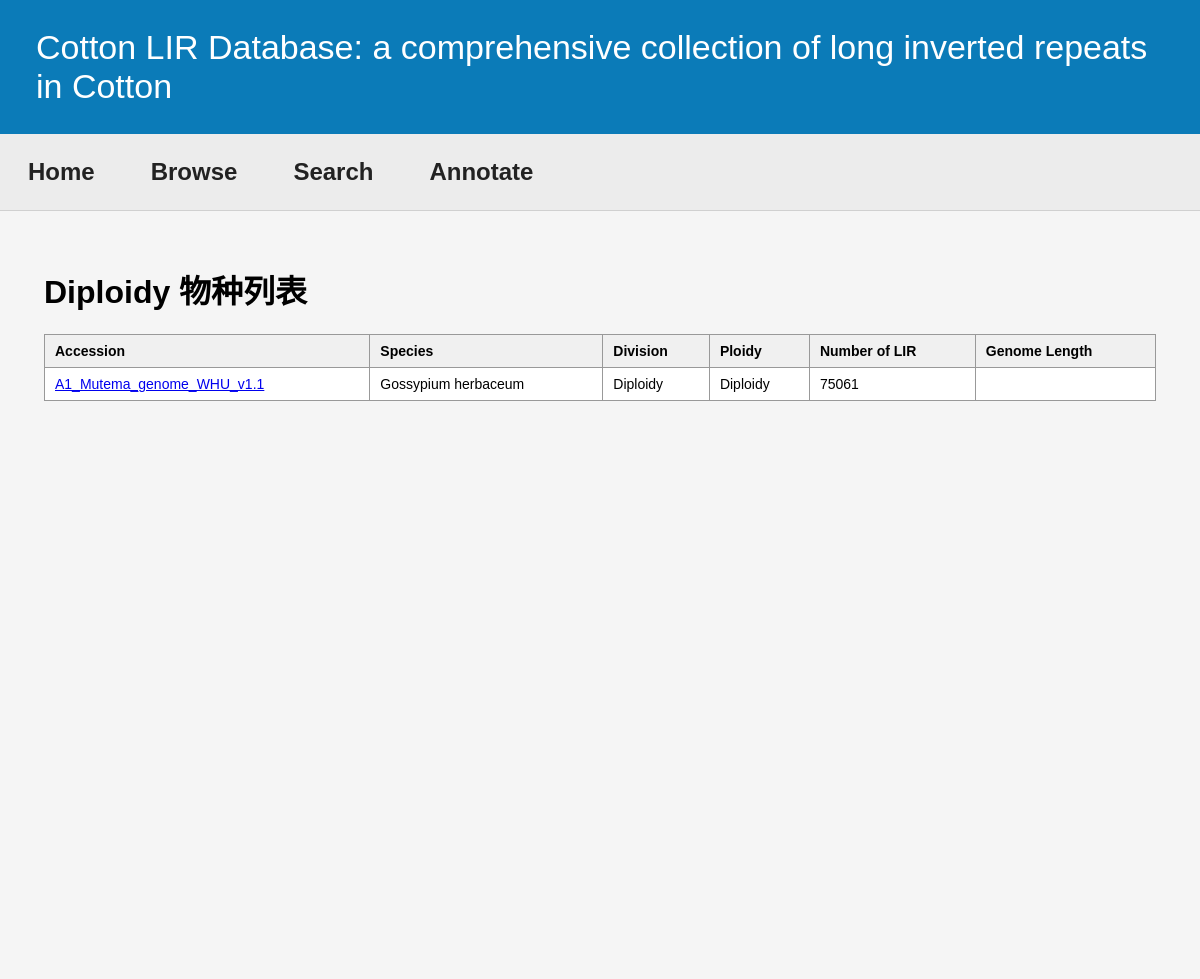
Screenshot of /browse/Diploidy/ with the database file from the repository.
### lir/models.py (models this page shows, shortened)
class Species(models.Model):
    accession = models.CharField(max_length=200, unique=True)
    species = models.CharField(max_length=200, blank=True)
    division = models.CharField(max_length=50, blank=True)   # Diploidy / Tetraploidy / Other
    ploidy = models.CharField(max_length=50, blank=True)
    blast_db = models.CharField(max_length=255, blank=True)
    number_of_lir = models.IntegerField(null=True, blank=True)
    genome_length = models.CharField(max_length=100, blank=True)
    table_file = models.CharField(max_length=500, blank=True)
    fasta_file = models.CharField(max_length=500, blank=True)
    irf_json_file = models.CharField(max_length=500, blank=True)
    spark_json_file = models.CharField(max_length=500, blank=True)
    gene_overlap_file = models.CharField(max_length=500, blank=True)

### lir/views.py (the view)
# urls.py: path("browse/<str:division>/", views.species_list, name="species_list"),
def species_list(request, division):
    species_qs = Species.objects.filter(division=division).order_by('accession')
    return render(request, 'lir/species_list.html', {
        'division': division,
        'species_list': species_qs,
    })

### lir/templates/lir/species_list.html (shortened to what this page needs)
{% extends "lir/base.html" %}
{% block content %}
<h1>{{ division }} 物种列表</h1>
{% if species_list %}
    <table>
        <thead>
            <tr>
                <th>Accession</th>
                <th>Species</th>
                <th>Division</th>
                <th>Ploidy</th>
                <th>Number of LIR</th>
                <th>Genome Length</th>
            </tr>
        </thead>
        <tbody>
            {% for sp in species_list %}
            <tr>
                <td>
                    <a href="{% url 'species_detail' sp.accession %}">{{ sp.accession }}</a>
                </td>
                <td>{{ sp.species }}</td>
                <td>{{ sp.division }}</td>
                <td>{{ sp.ploidy }}</td>
                <td>{{ sp.number_of_lir }}</td>
                <td>{{ sp.genome_length }}</td>
            </tr>
            {% endfor %}
        </tbody>
    </table>
{% else %}
    <p>这个分类下暂时没有物种数据。</p>
{% endif %}
{% endblock %}

### lir/templates/lir/base.html (shortened to what this page needs)
<!DOCTYPE html>
<html lang="zh-CN">
<head>
</head>
<body>
    <div class="top-banner">
        Cotton LIR Database: a comprehensive collection of long inverted repeats in Cotton
    </div>
    <div class="navbar">
        <div class="nav-item">
            <a class="nav-link" href="/">Home</a>
        </div>
        <div class="nav-item">
            <a class="nav-link" href="#">Browse</a>
        </div>
        <div class="nav-item">
            <a class="nav-link" href="#">Search</a>
        </div>
        <div class="nav-item">
            <a class="nav-link" href="{% url 'annotate_page' %}">Annotate</a>
        </div>
    </div>
    <div class="page-container">
        {% block content %}{% endblock %}
    </div>
</body>
</html>

### lir/templates/lir/base.html (style rules this page uses)
body { margin: 0; font-family: Arial, sans-serif; background: #f2f2f2; }
.top-banner { background: #0b7bb8; color: white; padding: 28px 36px; font-size: 34px; font-weight: 300; }
.navbar { display: flex; background: #ececec; border-bottom: 1px solid #d0d0d0; }
.nav-item { position: relative; }
.nav-link { display: block; padding: 24px 28px; text-decoration: none; color: #222; font-size: 24px; font-weight: 700; }
.page-container { padding: 34px 44px; background: #f5f5f5; min-height: 700px; }
table { border-collapse: collapse; width: 100%; background: white; }
th, td { border: 1px solid #999; padding: 8px 10px; text-align: left; font-size: 14px; }
th { background: #f0f0f0; }

### rows the page displays
Species: accession "A1_Mutema_genome_WHU_v1.1", species "Gossypium herbaceum", division "Diploidy", ploidy "Diploidy", number_of_lir "75061"

### other values shown
{{ division }} "Diploidy"
